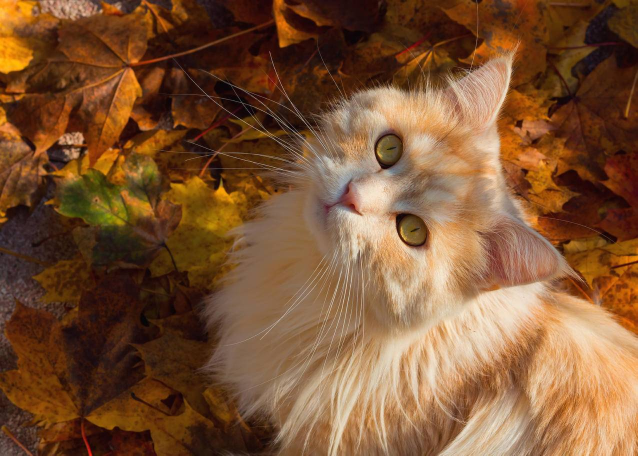
#> input picture cat.jpg, 1275 x 911 px (shown at 1/2 size)
$ jupyter execute '3.图像运算和基本变换.ipynb'
#> lines starting #> are read from the running program, lines starting #| are printed output that depends on the picture
[cell 1]
# 加法运算
import cv2
import numpy as np

# 读取图片
cat = cv2.imread('./cat.jpg')
#> cat is the input picture: shape (911, 1275, 3); mean B, G, R 52.3, 84.3, 124.9
dog = cv2.imread('./dog.jpg')
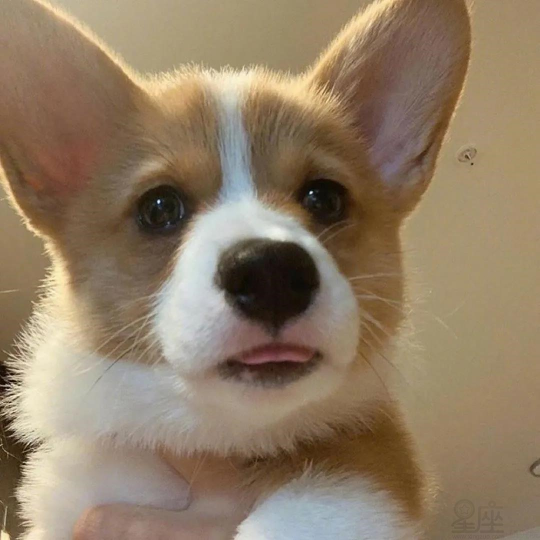
#> input picture dog.jpg, 1080 x 1080 px (shown at 1/2 size)
#> dog is the input picture: shape (1080, 1080, 3); mean B, G, R 101.5, 125.3, 144.5

# 在做加法之前需要把图片的形状变得完全一致
"""
add的运算规则
两个图片对应位置的元素相加，如果超过255，全部变成255
两个图片对应位置的元素相减，如果相减完小于0，全部相当于0
相乘...大于255，归于255
相除...小于0，归于0
"""
# 1.通过 ndarray 的切片方式取出完全一样的形状
new_dog = dog[0:911,0:1080]
new_cat = cat[0:911,0:1080]
# [15 lines of commented-out code are left out]
new_img =  cv2.multiply(new_cat,new_dog)

# 除法 divide
new_img = cv2.divide(new_cat,new_dog)

# cv2.imshow('new_dog',new_dog)

cv2.imshow('new_img',new_img)
cv2.waitKey(0)
cv2.destroyAllWindows()

[cell 2]
# 图像的融合（权重加法）
# 不是简单的加法，相当于拿图片做 线性运算 new_img = img*w1 + img*w2 + bias
import cv2
import numpy

cat = cv2.imread('./cat.jpg')
dog = cv2.imread('./dog.jpg')

new_dog = dog[0:911,0:1080]
new_cat = cat[0:911,0:1080]

new_img = cv2.addWeighted(new_cat,0.3,new_dog,0.7,0)
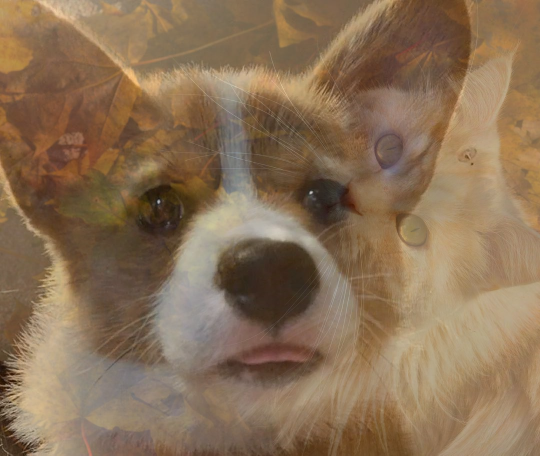
#> new_img: shape (911, 1080, 3) (shown at 1/2 size); mean B, G, R 85.8, 112.7, 138.2

cv2.imshow('new_img',new_img)
cv2.waitKey(0)
cv2.destroyAllWindows()

[cell 3]
# OpenCV 的逻辑运算 —— 与或非
# 异或符号 ^
1 ^ 1

# OpenCV 中的逻辑运算就是 对应位置元素进行与或非，异或
204 & 213 # 转换二进制进行运算

[cell 4]
# OpenCV中的非，0 的非是 255

[cell 5]
import cv2
import numpy as np

cat = cv2.imread('./cat.jpg')
dog = cv2.imread('./dog.jpg')

# [7 lines of commented-out code are left out]
new_dog = dog[0:911,0:1080]
new_cat = cat[0:911,0:1080]
# [15 lines of commented-out code are left out]
cat_xor = cv2.bitwise_xor(new_cat,new_dog)
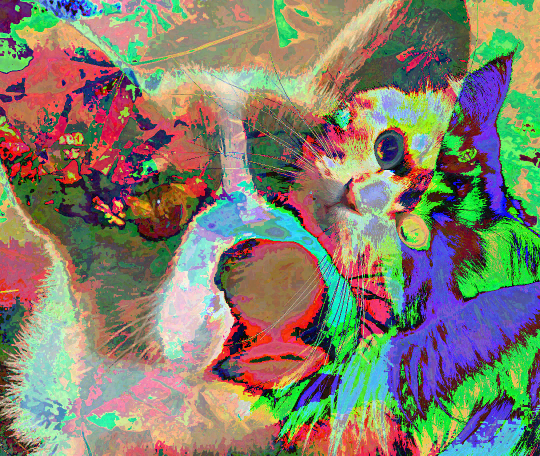
#> cat_xor: shape (911, 1080, 3) (shown at 1/2 size); mean B, G, R 109.2, 127.6, 132.5
cv2.imshow('xor',np.hstack((cat,new_dog,cat_xor)))
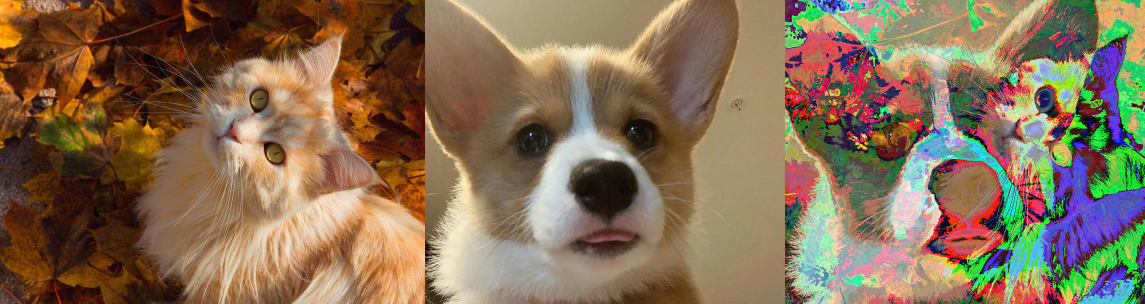
#> window 'xor': shape (911, 3435, 3) (shown at 1/3 size); mean B, G, R 85.1, 110.7, 133.5
print(new_cat[:2,:2])
#| [[[ 40 154 254]
#|   [ 40 154 254]]
#|  [[ 42 156 255]
#|   [ 42 157 254]]]
print(new_dog[:2,:2])
#| [[[123 151 162]
#|   [117 145 156]]
#|  [[123 151 162]
#|   [116 144 155]]]
print(cat_xor[:2,:2])
#| [[[ 83  13  92]
#|   [ 93  11  98]]
#|  [[ 81  11  93]
#|   [ 94  13 101]]]

cv2.waitKey(0)
cv2.destroyAllWindows()

# 图像的基本变换

[cell 6]
import cv2

dog = cv2.imread('./dog.jpg')

print(dog.shape)
#| (1080, 1080, 3)
# print(cat.shape)

# 将猫缩放成狗的大小
# new_cat = cv2.resize(cat,(1080,911))
# new_dog = cv2.resize(dog,(1080,911))

# 还可以按照 x,y轴的比例 进行缩放
new_dog2 = cv2.resize(dog,dsize=None,fx=0.5,fy=0.5)
print(new_dog2.shape)
#| (540, 540, 3)
cv2.imshow('new_dog2',new_dog2)

# cv2.imshow('mix',np.hstack((new_cat,new_dog)))
cv2.imshow('dog',dog)

cv2.waitKey(0)
cv2.destroyAllWindows()

## 图像的翻转

[cell 7]
# flip
import cv2
import numpy as np

dog = cv2.imread('./dog.jpg')
# flipCode=0,表示上下翻转
# flipCode>0,表示左右翻转
# flipCode<0,上下+左右翻转
new_dog = cv2.flip(dog,1)
#> new_dog: shape (1080, 1080, 3)

cv2.imshow('new_dog',np.hstack((dog,new_dog)))
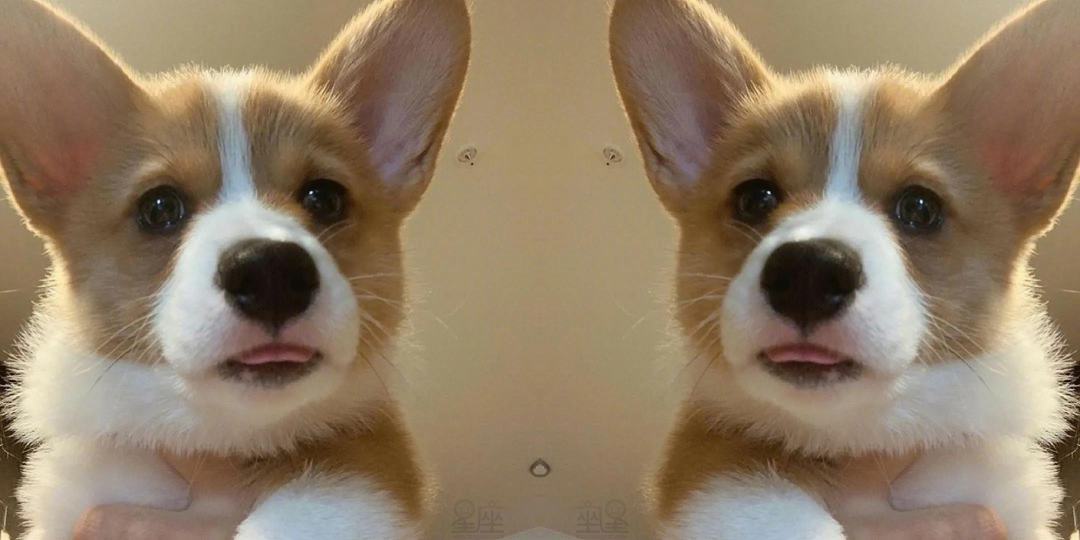
#> window 'new_dog': shape (1080, 2160, 3) (shown at 1/2 size); mean B, G, R 101.5, 125.3, 144.5
cv2.waitKey(0)
cv2.destroyAllWindows()

## 图像的旋转

[cell 8]
import cv2

cat = cv2.imread('./cat.jpg')
# - ROTATE_90_CLOCKWISE  90度顺时针
# - ROTATE_180 180
# - ROTATE_90_COUNTERCLOCKWISE  90度逆时针
new_cat = cv2.rotate(cat,rotateCode=cv2.ROTATE_180)
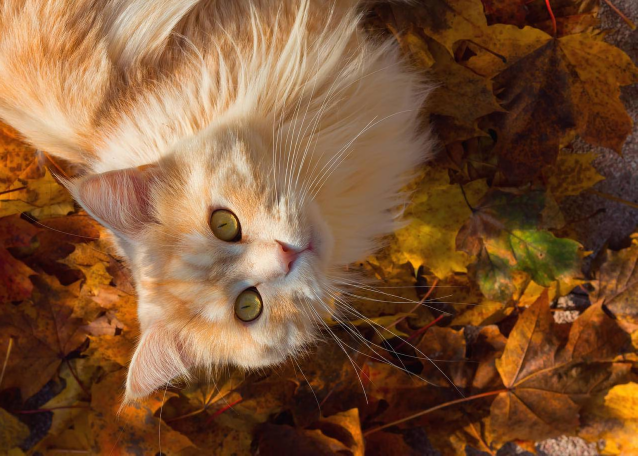
#> new_cat: shape (911, 1275, 3) (shown at 1/2 size); mean B, G, R 52.3, 84.3, 124.9

cv2.imshow('new_cat',new_cat)

cv2.waitKey(0)
cv2.destroyAllWindows()

## 仿射变换之 平移

[cell 9]
import cv2
import numpy as np

dog = cv2.imread('./dog.jpg')

h,w,ch = dog.shape
#> h = 1080; w = 1080; ch = 3
# 变换矩阵:最少是float32位
M = np.float32([[1,0,200],[0,1,100]])

# 平移操作
new_dog = cv2.warpAffine(dog,M,dsize=(w,h))

cv2.imshow('dog',dog)
cv2.imshow('new_dog',new_dog)

cv2.waitKey(0)
cv2.destroyAllWindows()

## 仿射变换之 获取变换矩阵

[cell 10]
# 在进行旋转操作的时候，不方便手动计算变换矩阵
# OpenCV 提供了获取 变换矩阵的API
import cv2
import numpy as np

dog = cv2.imread('./dog.jpg')

h,w,ch = dog.shape

# 变换矩阵
# 规定按照逆时针旋转图片
M = cv2.getRotationMatrix2D((100,100),15,1)

new_dog = cv2.warpAffine(dog,M,dsize=(w,h))
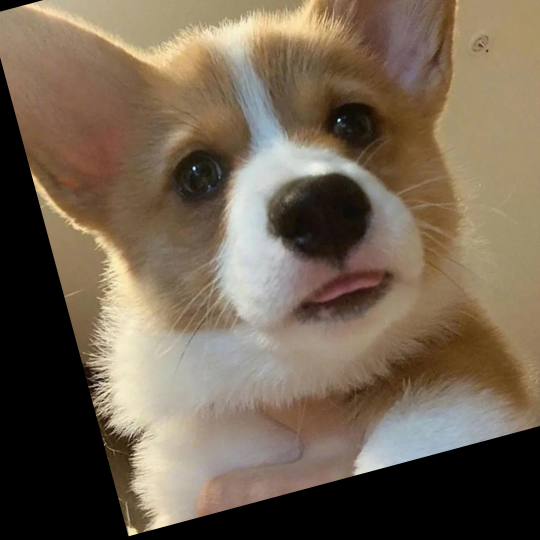
#> new_dog: shape (1080, 1080, 3) (shown at 1/2 size); mean B, G, R 82.4, 100.4, 115.5

cv2.imshow("dog",dog)
cv2.imshow('new_dog',new_dog)

cv2.waitKey(0)
cv2.destroyAllWindows()

[cell 11]
# 通过三个点确定变换矩阵
import cv2
import numpy as np

dog = cv2.imread('./dog.jpg')

h,w,ch = dog.shape

src = np.float32([[100,100],[200,100],[200,300]])
dst = np.float32([[100,150],[360,200],[280,120]])
# 需要原始图片的三个点坐标，和变换之后的三个对应的坐标
M = cv2.getAffineTransform(src,dst)
new_dog = cv2.warpAffine(dog,M,(w,h))
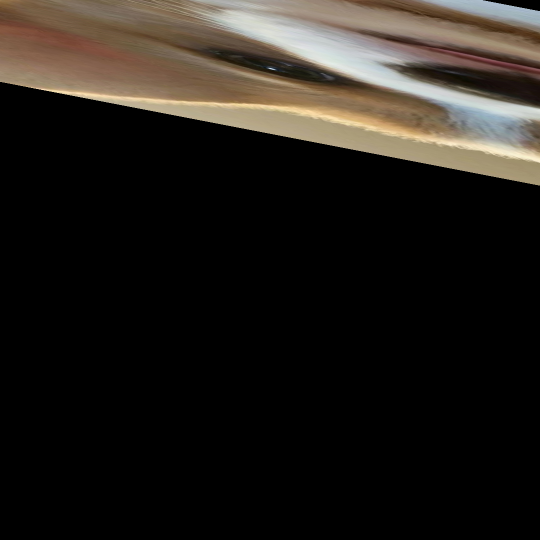
#> new_dog: shape (1080, 1080, 3) (shown at 1/2 size); mean B, G, R 25.8, 30.5, 34.6

cv2.imshow('dog',dog)
cv2.imshow('new_dog',new_dog)

cv2.waitKey(0)
cv2.destroyAllWindows()

## 仿射变换之 透视变换

[cell 12]
import cv2
import numpy as np

# 报错信息：215
# 断言失效：OpenCV可能无法找到图片路径；src指定坐标对应位置报错

img = cv2.imread('./toushi.jpg')
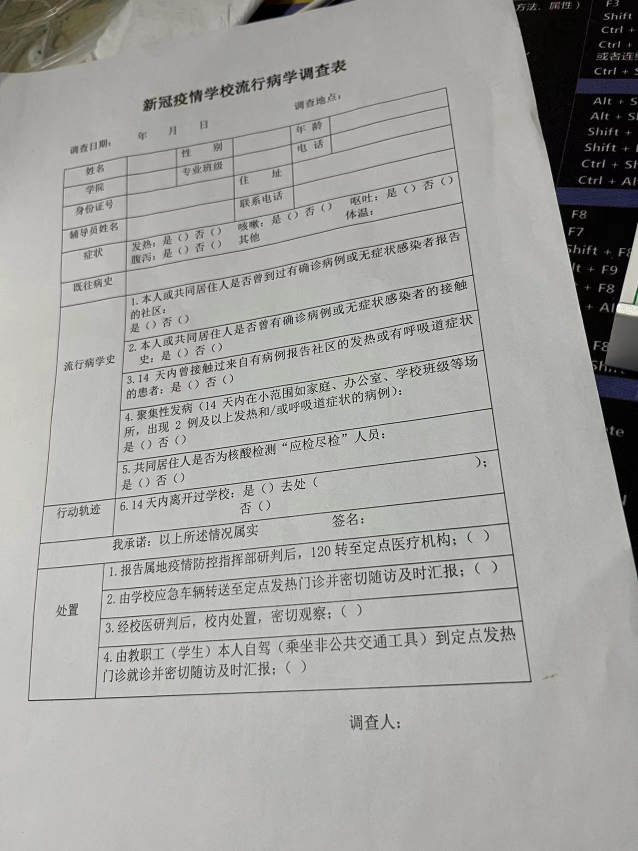
#> input picture toushi.jpg, 1276 x 1702 px (shown at 1/2 size)
#> img is the input picture: shape (1702, 1276, 3); mean B, G, R 158.6, 163, 163

# 获取变换矩阵
# src是原图的 4 个坐标
src = np.float32([[80,200],[1000,25],[0,1500],[1200,1460]])
dst = np.float32([[0,0],[638,0],[0,851],[638,851]])
M = cv2.getPerspectiveTransform(src,dst)

# 透视变换
new_img = cv2.warpPerspective(img,M,(638,851))
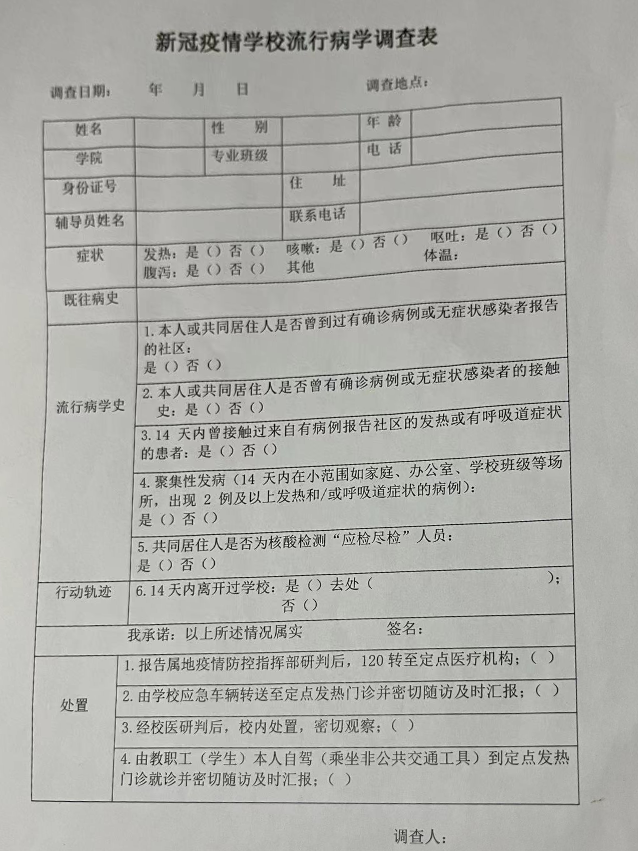
#> new_img: shape (851, 638, 3); mean B, G, R 168.8, 173.5, 173.2

cv2.imshow('img',img)
cv2.imshow('new_img',new_img)

cv2.waitKey(0)
cv2.destroyAllWindows()
